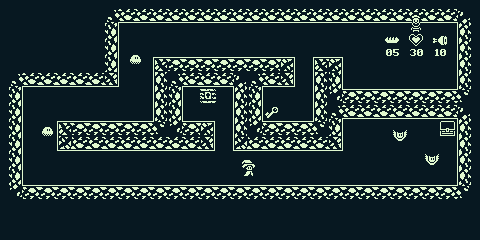

Rendered tile map (Tiled .tmx) drawn with the repository's tilesets; below, a short description and the map source with its tile grids summarised:
An orthogonal 60x30 tile map with 8x8 px tiles, 3 tile layers (background, walls, actors), 2 tilesets.

<map version="1.0" tiledversion="1.1.4" orientation="orthogonal" renderorder="right-down" width="60" height="30" tilewidth="8" tileheight="8" infinite="0" nextobjectid="1">
 <tileset firstgid="1" name="backgroundTiles" tilewidth="16" tileheight="16" tilecount="40" columns="10">
  <image source="../backgroundTiles.png" width="160" height="64" />
 </tileset>
 <tileset firstgid="41" name="actorTiles" tilewidth="16" tileheight="16" tilecount="20" columns="5">
  <image source="../actorTiles.png" width="80" height="64" />
 </tileset>
 <layer name="background" width="60" height="30">
  <data>[1800 cells, 1800 non-empty, 2 distinct tile ids]</data>
 </layer>
 <layer name="walls" width="60" height="30">
  <data>[1800 cells, 165 non-empty, 19 distinct tile ids]</data>
 </layer>
 <layer name="actors" width="60" height="30">
  <data>[1800 cells, 11 non-empty, 9 distinct tile ids]</data>
 </layer>
</map>
